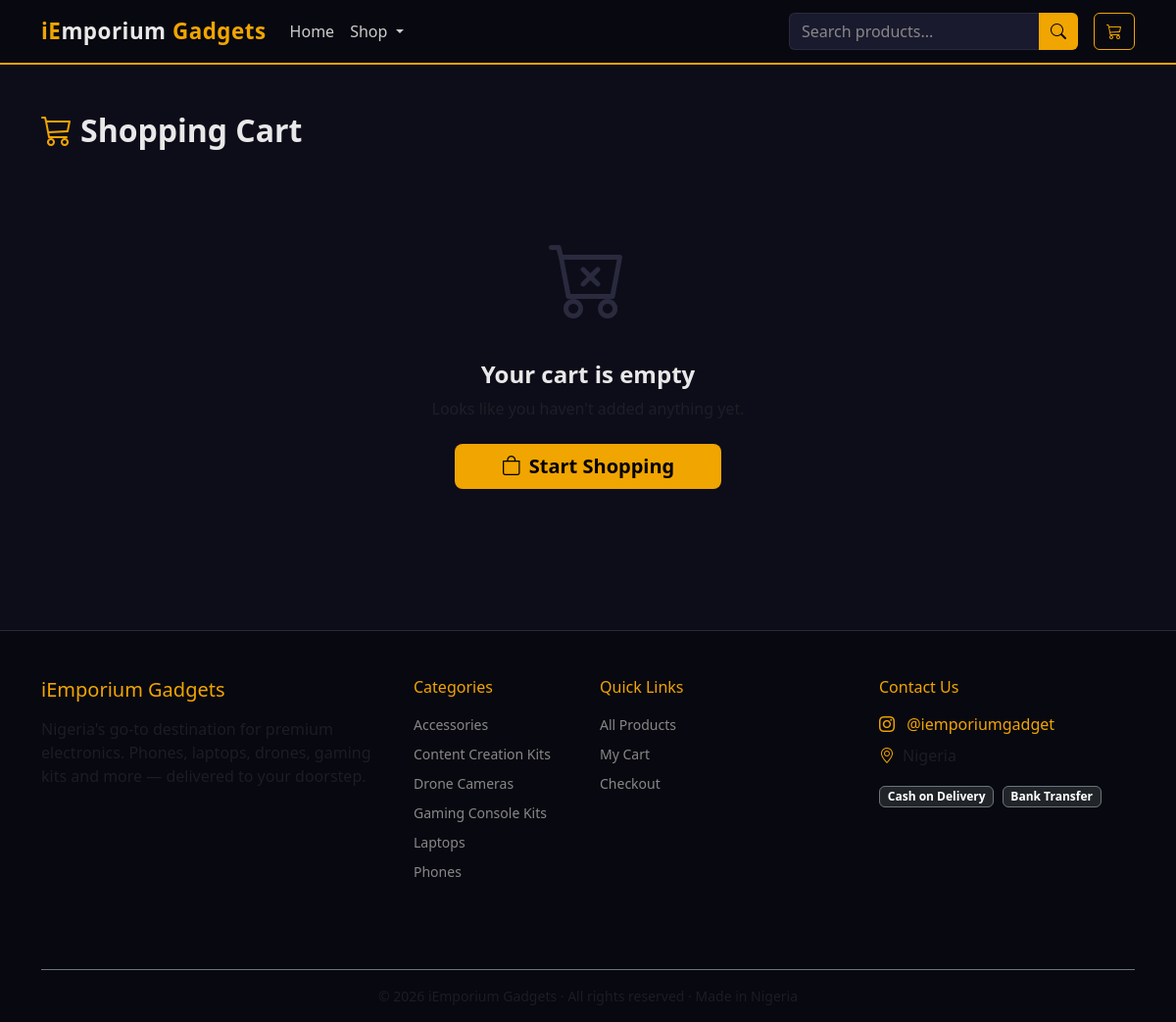
Page /cart/ on the committed database.
### store/models.py (models this page shows, shortened)
class Category(models.Model):
    name = models.CharField(max_length=100, unique=True)
    slug = models.SlugField(max_length=100, unique=True)
    description = models.TextField(blank=True)
    image = models.ImageField(upload_to='categories/', blank=True, null=True)
    created_at = models.DateTimeField(auto_now_add=True)
    class Meta:
        verbose_name_plural = 'Categories'
        ordering = ['name']

### store/views.py (the view, shortened to what this page needs)
# urls.py: path('cart/', views.cart_detail, name='cart_detail'),
def cart_detail(request):
    cart = _get_cart(request)
    cart_items = []
    subtotal = sum(i['line_total'] for i in cart_items)
    return render(request, 'store/cart.html', {
        'cart_items': cart_items,
        'subtotal': subtotal,
    })

### store/context_processors.py (called while the page is built)
def cart_and_categories(request):
    categories = Category.objects.all()
    cart = request.session.get('cart', {})
    cart_count = sum(item['quantity'] for item in cart.values())
    cart_total = sum(Decimal(str(item['price'])) * item['quantity'] for item in cart.values())
    return {
        'categories': categories,
        'cart_count': cart_count,
        'cart_total': cart_total,
    }

### store/views.py (called while the page is built)
def _get_cart(request):
    return request.session.get('cart', {})

### templates/store/cart.html (shortened to what this page needs)
{% extends "base.html" %}
{% load static %}
{% load humanize %}
{% block content %}
<div class="container py-5">
  <h2 class="fw-bold mb-4"><i class="bi bi-cart3 text-gold me-2"></i>Shopping Cart</h2>
  {% if cart_items %}
  <div class="row g-4">
    <div class="col-lg-8">
      <div class="card-dark p-3">
        <table class="table cart-table align-middle mb-0">
          <thead>
            <tr>
              <th style="width:80px;">Image</th>
              <th>Product</th>
              <th class="text-end">Price</th>
              <th style="width:130px;">Qty</th>
              <th class="text-end">Total</th>
              <th></th>
            </tr>
          </thead>
          <tbody>
            {% for item in cart_items %}
            <tr>
              <td>
                {% if item.image %}
                <a href="{% url 'store:product_detail' item.slug %}">
                  <img src="{{ item.image }}" alt="{{ item.name }}" style="width:64px;height:64px;object-fit:cover;border-radius:6px;border:1px solid #2a2a3e;">
                </a>
                {% else %}
                <div style="width:64px;height:64px;background:#12122a;border-radius:6px;display:flex;align-items:center;justify-content:center;color:#444;">
                  <i class="bi bi-image"></i>
                </div>
                {% endif %}
              </td>
              <td>
                <a href="{% url 'store:product_detail' item.slug %}" class="text-light text-decoration-none fw-semibold">{{ item.name }}</a>
              </td>
              <td class="text-end text-gold">₦{{ item.price|floatformat:0|intcomma }}</td>
              <td>
                <form method="post" action="{% url 'store:cart_update' item.product_id %}">
                  {% csrf_token %}
                  <div class="qty-control">
                    <button type="button" class="btn qty-minus" style="font-size:14px;">−</button>
                    <input type="number" name="quantity" value="{{ item.quantity }}" min="1" max="99"
                           class="form-control cart-qty-input" style="font-size:13px;">
                    <button type="button" class="btn qty-plus" style="font-size:14px;">+</button>
                  </div>
                </form>
              </td>
              <td class="text-end fw-bold">₦{{ item.line_total|floatformat:0|intcomma }}</td>
              <td>
                <form method="post" action="{% url 'store:cart_remove' item.product_id %}">
                  {% csrf_token %}
                  <button type="submit" class="btn btn-sm" style="color:#dc3545;background:transparent;border:none;"
                          title="Remove">
                    <i class="bi bi-trash3"></i>
                  </button>
                </form>
              </td>
            </tr>
            {% endfor %}
          </tbody>
        </table>
      </div>
      <div class="mt-3">
        <a href="{% url 'store:product_list' %}" class="btn btn-outline-gold">
          <i class="bi bi-arrow-left me-2"></i>Continue Shopping
        </a>
      </div>
    </div>
    <div class="col-lg-4">
      <div class="cart-summary">
        <h5><i class="bi bi-receipt me-2"></i>Order Summary</h5>
        <hr style="border-color:#2a2a3e;">
        <div class="d-flex justify-content-between mb-2">
          <span class="text-muted">Subtotal ({{ cart_count }} item{{ cart_count|pluralize }})</span>
          <span class="fw-bold">₦{{ subtotal|floatformat:0|intcomma }}</span>
        </div>
        <div class="d-flex justify-content-between mb-2">
          <span class="text-muted">Delivery Fee</span>
          <span class="text-muted small">Calculated at checkout</span>
        </div>
        <hr style="border-color:#2a2a3e;">
        <div class="d-flex justify-content-between mb-4">
          <span class="fw-bold fs-5">Total</span>
          <span class="fw-bold fs-5 text-gold">₦{{ subtotal|floatformat:0|intcomma }}</span>
        </div>
        <a href="{% url 'store:checkout' %}" class="btn btn-gold w-100 btn-lg">
          Proceed to Checkout <i class="bi bi-arrow-right ms-2"></i>
        </a>
        <div class="mt-3 text-center">
          <span class="text-muted small"><i class="bi bi-shield-check text-gold me-1"></i>Secure checkout · Cash on Delivery available</span>
        </div>
      </div>
    </div>
  </div>
  {% else %}
  <div class="text-center py-5">
    <i class="bi bi-cart-x" style="font-size:5rem;color:#2a2a3e;"></i>
    <h4 class="mt-4 fw-bold">Your cart is empty</h4>
    <p class="text-muted">Looks like you haven't added anything yet.</p>
    <a href="{% url 'store:product_list' %}" class="btn btn-gold btn-lg px-5 mt-2">
      <i class="bi bi-bag me-2"></i>Start Shopping
    </a>
  </div>
  {% endif %}
</div>
{% endblock %}

### templates/base.html (shortened to what this page needs)
{% load static %}
{% load humanize %}
<!DOCTYPE html>
<html lang="en">
<head>
  <link href="https://cdn.jsdelivr.net/npm/bootstrap@5.3.2/dist/css/bootstrap.min.css" rel="stylesheet">
  <link href="https://cdn.jsdelivr.net/npm/bootstrap-icons@1.11.3/font/bootstrap-icons.css" rel="stylesheet">
  <link rel="stylesheet" href="{% static 'store/css/style.css' %}">
</head>
<body>
<nav class="navbar navbar-expand-lg navbar-dark ig-navbar sticky-top">
  <div class="container">
    <a class="navbar-brand ig-brand" href="{% url 'store:home' %}">
      <span class="brand-ie">iE</span>mporium <span class="brand-gadgets">Gadgets</span>
    </a>
    <div class="collapse navbar-collapse" id="mainNav">
      <ul class="navbar-nav me-auto mb-2 mb-lg-0">
        <li class="nav-item">
          <a class="nav-link" href="{% url 'store:home' %}">Home</a>
        </li>
        <li class="nav-item dropdown">
          <a class="nav-link dropdown-toggle" href="{% url 'store:product_list' %}" role="button" data-bs-toggle="dropdown">
            Shop
          </a>
        </li>
      </ul>
      <form class="d-flex me-3" action="{% url 'store:search' %}" method="get">
        <div class="input-group ig-search">
          <input class="form-control" type="search" name="q" placeholder="Search products..." value="{{ request.GET.q }}">
          <button class="btn btn-gold" type="submit"><i class="bi bi-search"></i></button>
        </div>
      </form>
      <a href="{% url 'store:cart_detail' %}" class="btn btn-outline-gold position-relative">
        <i class="bi bi-cart3"></i>
      </a>
    </div>
  </div>
</nav>
{% block content %}{% endblock %}
<footer class="ig-footer mt-5">
  <div class="container">
    <div class="row py-5">
      <div class="col-md-4 mb-4">
        <h5 class="text-gold mb-3">iEmporium Gadgets</h5>
        <p class="text-muted">Nigeria's go-to destination for premium electronics. Phones, laptops, drones, gaming kits and more — delivered to your doorstep.</p>
      </div>
      <div class="col-md-2 mb-4">
        <h6 class="text-gold mb-3">Categories</h6>
        <ul class="list-unstyled footer-links">
          {% for cat in categories %}
          <li><a href="{% url 'store:category_detail' cat.slug %}">{{ cat.name }}</a></li>
          {% endfor %}
        </ul>
      </div>
      <div class="col-md-3 mb-4">
        <h6 class="text-gold mb-3">Quick Links</h6>
        <ul class="list-unstyled footer-links">
          <li><a href="{% url 'store:product_list' %}">All Products</a></li>
          <li><a href="{% url 'store:cart_detail' %}">My Cart</a></li>
          <li><a href="{% url 'store:checkout' %}">Checkout</a></li>
        </ul>
      </div>
      <div class="col-md-3 mb-4">
        <h6 class="text-gold mb-3">Contact Us</h6>
        <p class="text-muted mb-2">
          <i class="bi bi-instagram me-2 text-gold"></i>
          <a href="https://www.instagram.com/iemporiumgadget" target="_blank" class="footer-link">@iemporiumgadget</a>
        </p>
        <p class="text-muted mb-2"><i class="bi bi-geo-alt me-2 text-gold"></i>Nigeria</p>
        <div class="mt-3">
          <span class="badge bg-dark border border-secondary me-1">Cash on Delivery</span>
          <span class="badge bg-dark border border-secondary">Bank Transfer</span>
        </div>
      </div>
    </div>
    <div class="border-top border-secondary py-3 text-center">
      <p class="text-muted mb-0 small">© {% now "Y" %} iEmporium Gadgets · All rights reserved · Made in Nigeria</p>
    </div>
  </div>
</footer>
</body>
</html>

### static/store/css/style.css (style rules this page uses)
:root { --bg-dark: #0d0d1a; --bg-card: #1a1a2e; --bg-card-hover: #16213e; --gold: #f0a500; --gold-hover: #d4940a; --gold-light: #f5c842; --text-light: #e8e8e8; --text-muted: #888; --border-dark: #2a2a3e; }
body { background-color: var(--bg-dark); color: var(--text-light); font-family: 'Segoe UI', Arial, sans-serif; }
a { color: var(--gold); text-decoration: none; }
.ig-navbar { background-color: #080810 !important; border-bottom: 2px solid var(--gold); padding: 10px 0; }
.ig-brand { font-size: 1.4rem; font-weight: 800; color: var(--text-light) !important; letter-spacing: 0.5px; }
.brand-ie { color: var(--gold); }
.brand-gadgets { color: var(--gold); }
.ig-navbar .nav-link { color: #ccc !important; font-weight: 500; transition: color 0.2s; }
.ig-search .form-control { background: var(--bg-card); border: 1px solid var(--border-dark); color: var(--text-light); border-right: none; }
.ig-search .form-control::placeholder { color: var(--text-muted); }
.btn-gold { background-color: var(--gold); color: #000; border: none; font-weight: 600; transition: background 0.2s, transform 0.1s; }
.btn-outline-gold { border: 1.5px solid var(--gold); color: var(--gold); background: transparent; font-weight: 600; transition: all 0.2s; }
.text-gold { color: var(--gold) !important; }
.ig-footer { background: #080810; border-top: 1px solid var(--border-dark); }
.footer-links li { margin-bottom: 6px; }
.footer-links a { color: var(--text-muted); font-size: 14px; transition: color 0.2s; }
.footer-link { color: var(--gold); }

### rows in the picture
Category: name "Accessories"
Category: name "Content Creation Kits"
Category: name "Drone Cameras"
Category: name "Gaming Console Kits"
Category: name "Laptops"
Category: name "Phones"
